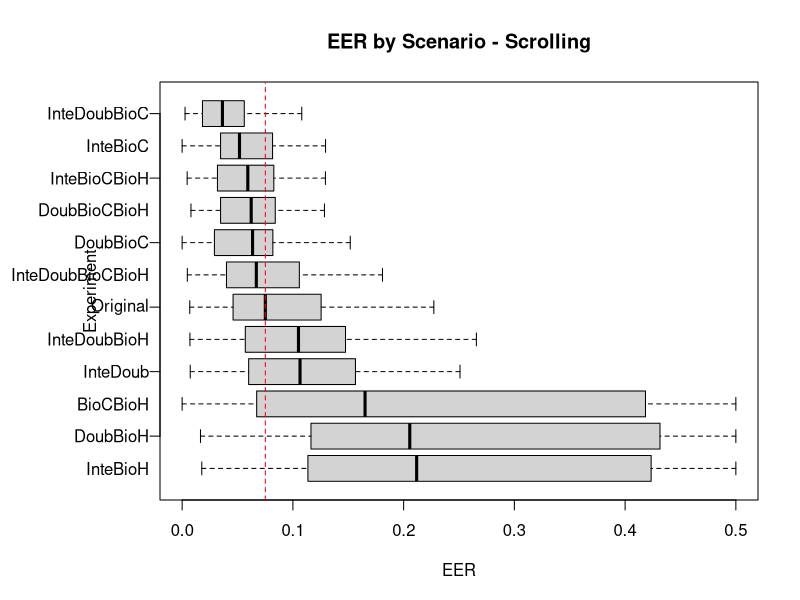

The R script that drew this image:
sOriginal<-c(0.0198675497,0.0093582888,0.1181318681,0.0291262136,0.1462264151,0.0208333333,0.0817843866,0.1151832461,0.0869565217,0.2272727273,0.1724137931,0.0796460177,0.3164556962,0.1467889908,0.0751173709,0.1747572816,0.0550458716,0.0847457627,0.1481481481,0.0145985401,0.0485175202,0.0483870968,0.125498008,0.0632183908,0.0402298851,0.0543478261,0.0748031496,0.0895140665,0.1504424779,0.0459770115,0.0833333333,0.0707964602,0.1590214067,0.0068728522,0.0534482759,0.095505618,0.01953125,0.0434782609,0.0689655172,0.1504424779,0.0416666667)
sBioCBioH<-c(0.071953125,0.018572535757063344,0.023496293440634815,0.24509803921568626,0.23148148148148148,0.08158995815899582,0.10074626865671642,0.12203389830508475,0.12958308899500154,0.36354087089381204,0.05373676402885058,0.458903242147923,0.15048598553345388,0.4967250329530846,0.19190500878481523,0.04198473282442748,0.35429447852760737,0.49710982658959535,0.48214285714285715,0.013392857142857142,0.06729862914027747,0.4878048780487805,0.202395528431954,0.4902641238766297,0.5,0.13106796116504854,0.021199273167777106,0.13037202077416724,0.4183973604787969,0.49696382428940566,0.48549742477636215,0.26777882205513787,0.03509734483847906,0.06387076731904318,0.12389162561576354,0.16516059556138213,0.22795807978363758,0.05641025641025641,0.21965317919075145,0.48214285714285715,0.0)
sDoubBioC<-c(0.01,0.05137039385612626,0.044157450465428204,0.00980392156862745,0.07716049382716049,0.01677201103890323,0.061567164179104475,0.061016949152542375,0.16715534333026166,0.11397058823529412,0.07803468208092486,0.08482142857142858,0.11160714285714286,0.07208588957055215,0.05214723926380368,0.08015267175572519,0.41419420528947776,0.40173410404624277,0.06696428571428571,0.004464285714285714,0.029141104294478526,0.2804878048780488,0.08263504939003781,0.03468208092485549,0.008670520231213872,0.03398058252427184,0.024475524475524476,0.09049472016067028,0.07514450867052024,0.023255813953488372,0.07983193277310924,0.06696428571428571,0.06595092024539877,0.0034482758620689655,0.05264416111272095,0.08192090395480225,0.010716700473292765,0.057692307692307696,0.06358381502890173,0.15178571428571427,0.0)
sDoubBioH<-c(0.08309895833333333,0.016564503628549287,0.11632090852870074,0.27040816326530615,0.31877474959235963,0.08793732751713701,0.14515505374680998,0.18811784541662968,0.1633576275446092,0.4152501909854851,0.1782699882346923,0.458903242147923,0.25265596745027125,0.4967250329530846,0.20553587372908208,0.20603275772622842,0.36309738619374127,0.49710982658959535,0.48831569664902996,0.028806047966631908,0.09016420551320424,0.4878048780487805,0.23433643894319986,0.4902641238766297,0.5,0.14407450401013086,0.07586311326468807,0.2024775234180095,0.4314926594710727,0.49696382428940566,0.48359989156953104,0.2676221804511278,0.1563502751591933,0.0639484311898105,0.07602144305998261,0.19297218840715422,0.0440500338066261,0.12798216276477145,0.23410404624277456,0.49192629179331304,0.02857142857142857)
sInteBioC<-c(0.0,0.05078559853448883,0.040025219060469526,0.024509803921568627,0.10185185185185185,0.046060713967773524,0.07649253731343283,0.07457627118644068,0.1729356901510709,0.051470588235294115,0.06936416184971098,0.07142857142857142,0.10714285714285714,0.10122699386503067,0.05178720585270313,0.0916030534351145,0.41467752745269887,0.40173410404624277,0.06696428571428571,0.0,0.024539877300613498,0.2682926829268293,0.08163704539802184,0.03757225433526012,0.008670520231213872,0.043689320388349516,0.038461538461538464,0.07592220670610202,0.03468208092485549,0.029069767441860465,0.06722689075630252,0.0625,0.04141104294478527,0.006896551724137931,0.07968704723268619,0.0903954802259887,0.0504394861392833,0.021794871794871794,0.031791907514450865,0.12946428571428573,0.0)
sInteBioH<-c(0.079765625,0.01773409427182414,0.11356608759206162,0.25,0.31551362683438156,0.12995637852755274,0.17562446833191556,0.20706362587629779,0.18358884141744158,0.39686783804430864,0.18711954575681622,0.458903242147923,0.2405628390596745,0.49693251533742333,0.21176445174112157,0.23690061513377308,0.3646311285250296,0.4988047418438326,0.4852292768959436,0.020692127215849843,0.0842152696244605,0.4878048780487805,0.23653332313009762,0.4884393063583815,0.5,0.17823976361333896,0.10778591487252905,0.1971074639511713,0.42349992326973246,0.49696382428940566,0.48359989156953104,0.26323621553884713,0.11537150647580095,0.0612457284871078,0.0995508548246885,0.19893404501045667,0.06443542934415145,0.0838907469342252,0.22897962530234084,0.4848024316109423,0.02142857142857143)
sInteDoub<-c(0.01390625,0.008032128514056224,0.10645013613473725,0.0545218087234894,0.32660726764500353,0.07339980414849105,0.1511677364472972,0.15574585145088293,0.12578537320934907,0.2128533231474408,0.15939434242160724,0.098879179331307,0.42506781193490056,0.2509112951782721,0.08878423917739567,0.2157414955903061,0.08549002423055112,0.1258841971196238,0.14247134038800707,0.0072992700729927005,0.06004745919666628,0.12809876049580168,0.15848654129440798,0.08289734610353994,0.017740340736233647,0.15650063317855634,0.07301360057265568,0.14418746959973638,0.19621208245946084,0.10439276485788113,0.05082678232583356,0.05325814536340852,0.13356859028712986,0.011245728487107797,0.09776151840046363,0.18487217904298156,0.041176470588235294,0.08528428093645485,0.14023490345590947,0.34014057750759874,0.014285714285714285)
sDoubBioCBioH<-c(0.016432291666666668,0.012210244486718806,0.06495514380486551,0.05612244897959184,0.06734800838574423,0.01691444849995549,0.06234049957466553,0.05514242612476706,0.07328753734885929,0.12504774637127578,0.1060156529745767,0.06329154002026342,0.1181622965641953,0.07208588957055215,0.05108154036694605,0.10646261024234789,0.27115662215806563,0.40173410404624277,0.06591710758377425,0.014598540145985401,0.03322970581912589,0.2804878048780488,0.07325923233405393,0.03468208092485549,0.009469120778825677,0.026013085690164625,0.042866582236660976,0.06648439583889038,0.05969614814056985,0.0315891472868217,0.056925996204933584,0.044407894736842105,0.08408565680748832,0.007952780366573469,0.09971747319617502,0.0758966195336642,0.19553752535496957,0.045930880713489414,0.046242774566473986,0.12851443768996962,0.02857142857142857)
sInteBioCBioH<-c(0.009765625,0.012795039808356234,0.05928487097318266,0.025510204081632654,0.08278010715117633,0.025460696163090893,0.07399853066274843,0.06823143136036916,0.06509173159085196,0.05992169595110772,0.12064555731750984,0.04188829787234043,0.11239828209764918,0.10122699386503067,0.050361473544744954,0.11131697917438672,0.27527452698870963,0.40173410404624277,0.05869708994708995,0.0072992700729927005,0.03188199692424719,0.2682926829268293,0.07904797433886221,0.03757225433526012,0.004534910252509888,0.04717180244829042,0.06255162160673972,0.06418182103462884,0.0423551076781421,0.034366925064599485,0.03361344537815126,0.03555764411027569,0.06900177897484497,0.00697421559490525,0.10404955085482469,0.06064082155008271,0.21291413116970925,0.021906354515050165,0.026667486574017137,0.1293693009118541,0.02142857142857143)
sInteDoubBioC<-c(0.00390625,0.0033467202141900937,0.05548594880691356,0.015306122448979591,0.095125786163522,0.014822398290750466,0.041093109581625556,0.08116958026444228,0.03040965066599648,0.07682391138273491,0.1060156529745767,0.036379179331306986,0.10103978300180833,0.05612601910465249,0.03356951525101529,0.13940561772771068,0.03180904263545909,0.04954443029293622,0.03979276895943562,0.0072992700729927005,0.02630512790832272,0.01834266293482607,0.07665021394909861,0.027984051305852076,0.009069820505019775,0.020578303081468973,0.04154506910412422,0.059831641378877504,0.045923065118420384,0.005555555555555556,0.01301165627541339,0.026472431077694234,0.044611535072405936,0.0026250388319353835,0.06070704143726456,0.037979523675749916,0.044286680189317106,0.021181716833890744,0.033298487270938384,0.10799772036474163,0.014285714285714285)
sInteDoubBioH<-c(0.021718750000000002,0.007024589586415839,0.11768627167513995,0.04591836734693878,0.29373398555788494,0.0549274459182765,0.113641636377697,0.16341290265329667,0.12496160397643183,0.2598357524828113,0.22395007417259194,0.10505319148936171,0.26570976491862563,0.2509112951782721,0.08004982862409632,0.2236715333876825,0.08622467391864722,0.1258841971196238,0.12973985890652556,0.010948905109489052,0.05702544937410084,0.12809876049580168,0.14751646866012386,0.08289734610353994,0.031696836020687555,0.07745884339383706,0.09644292715158856,0.11225346366874303,0.16256586014629903,0.07428940568475452,0.05353754404987802,0.06195175438596491,0.2002302691738574,0.010422491456974216,0.06210518690234715,0.14356837406748446,0.04259634888438134,0.06337792642140469,0.1315643832246956,0.3114551671732523,0.03571428571428571)
sInteDoubBioCBioH<-c(0.008619791666666668,0.004685408299866131,0.05945754925346762,0.01020408163265306,0.10584090379687863,0.035742900382800674,0.08441922511793365,0.08365427278374302,0.07376225182206585,0.15550993124522536,0.10005626886285743,0.03020516717325228,0.14455244122965644,0.24079754601226994,0.05540194130015265,0.13629289261098348,0.07313630973861937,0.0953757225433526,0.0865299823633157,0.0072992700729927005,0.04508210275660212,0.12195121951219512,0.1269489774444721,0.06829880595755453,0.016095603894128382,0.05883284086112284,0.04329332085237597,0.06698256790045973,0.18090439408665404,0.029069767441860465,0.04852263486039577,0.0400219298245614,0.06797512760403678,0.008620689655172414,0.06460446247464503,0.12423135749289885,0.04063556457065585,0.04085841694537347,0.12269913499774525,0.301766717325228,0.014285714285714285)

scrolling<-matrix(c(sOriginal,sBioCBioH,sDoubBioC,sDoubBioH,sInteBioC,sInteBioH,sInteDoub,sDoubBioCBioH,sInteBioCBioH,sInteDoubBioH,sInteDoubBioC,sInteDoubBioCBioH),nrow=492)

ex0=rep('Original',41)
ex1=rep('BioCBioH',41)
ex2=rep('DoubBioC',41)
ex3=rep('DoubBioH',41)
ex4=rep('InteBioC',41)
ex5=rep('InteBioH',41)
ex6=rep('InteDoub',41)
ex7=rep('DoubBioCBioH',41)
ex8=rep('InteBioCBioH',41)
ex9=rep('InteDoubBioH',41)
ex10=rep('InteDoubBioC',41)
ex11=rep('InteDoubBioCBioH',41)
ex<-c(ex0,ex1,ex2,ex3,ex4,ex5,ex6,ex7,ex8,ex9,ex10,ex11)

scrolling<-data.frame(EER=scrolling,Experiment=ex)

#labels <- paste(c('Original', 
#                  'BioCBioH',
#                  'DoubBioC',
#                  'DoubBioH',
#                  'InteBioC',
#                 'InteBioH',
#'InteDoub',
#'DoubBioCBioH',
#'InteBioCBioH',
#'InteDoubBioH',
#'InteDoubBioC',
#'InteDoubBioCBioH'))

par(mar=c(5, 8, 4.1, 2.1))
r<-tapply(scrolling$EER, scrolling$Experiment, median)
x<-boxplot(EER ~ Experiment, data = scrolling,
        col = "lightgray",yaxt = "n",   horizontal=TRUE,at=rank(-r),main="EER by Scenario - Scrolling",xlab="EER",outline=FALSE)
axis(2, labels = FALSE)
abline(v =x$stats[3,12], col = "red", lty = 2) 

text(y =  rank(-r), x = -0.03,  adj = 1,
     labels = x$names, xpd = TRUE)
